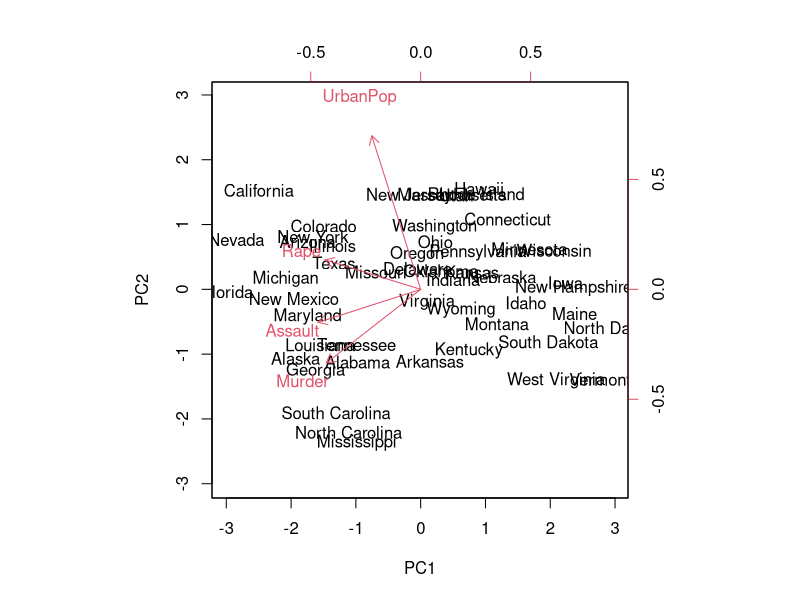
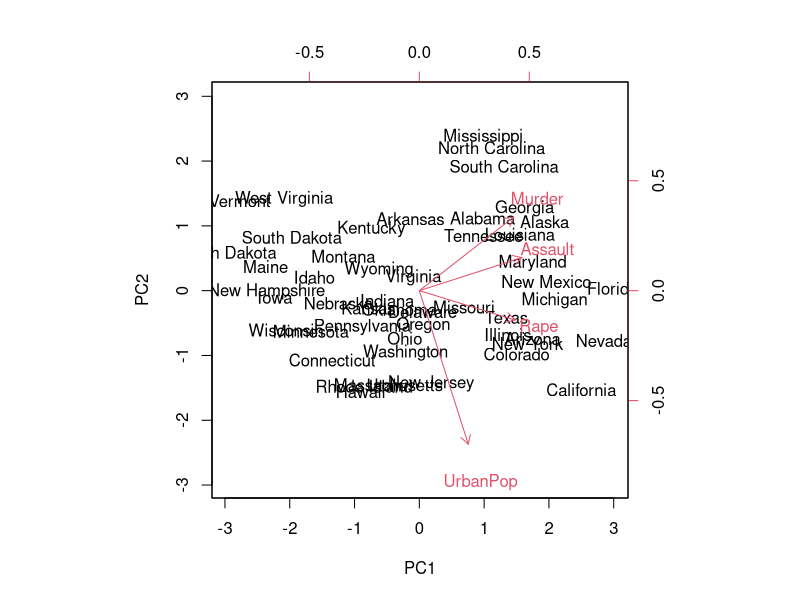
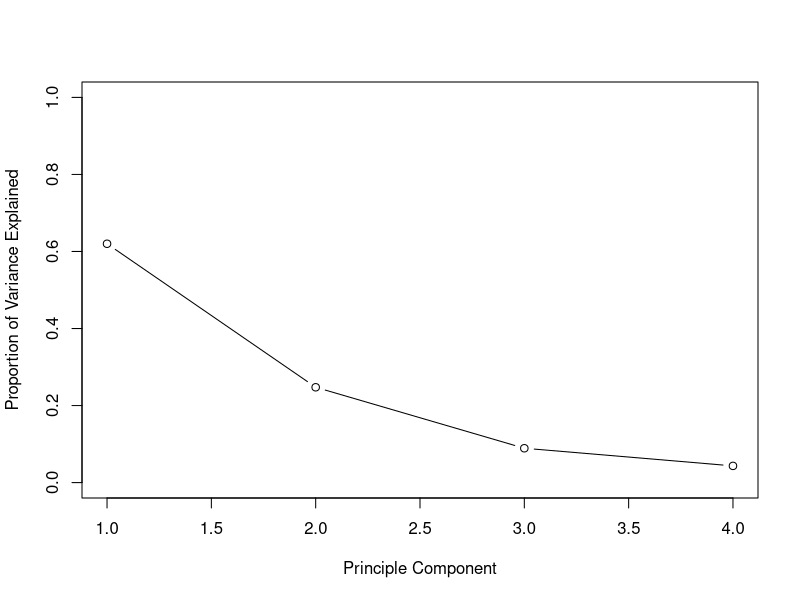
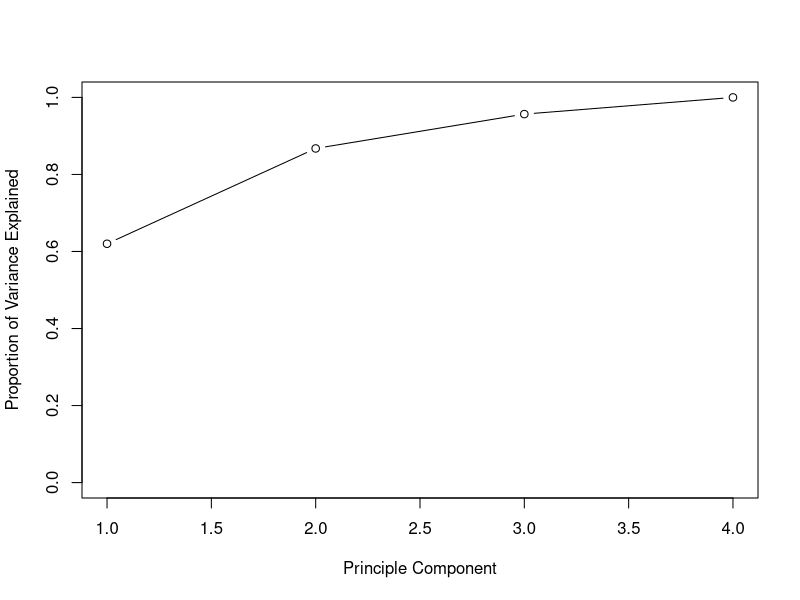

Source code (R) for these figures, in order:
## ---- chunk 1
states=row.names(USArrests)
states
names(USArrests)
## ---- chunk 2
apply(USArrests,2,mean)
apply(USArrests,2,var)
## ---- chunk 3
pr.out<-prcomp(USArrests,scale. = T)
names(pr.out)
pr.out
## ---- chunk 4
pr.out$sdev
pr.out$center
pr.out$scale
## ---- chunk 5
pr.out$rotation
## ---- chunk 6
#scale=0 in order to visualize clearly
biplot(pr.out,scale=0)
pr.out$rotation=-pr.out$rotation
pr.out$x=-pr.out$x
biplot(pr.out,scale=0)

## ---- chunk 7
#to see that the fist principle component explain 62% of the variance, and so on
pr.out$sdev
pr.var=pr.out$sdev^2
pr.var
pve=pr.var/sum(pr.var)
pve
## ---- chunk 8
plot(pve,xlab = "Principle Component",ylab = "Proportion of Variance Explained",ylim = c(0,1),type = "b")
plot(cumsum(pve),xlab = "Principle Component",ylab = "Proportion of Variance Explained",ylim = c(0,1),type = "b")
